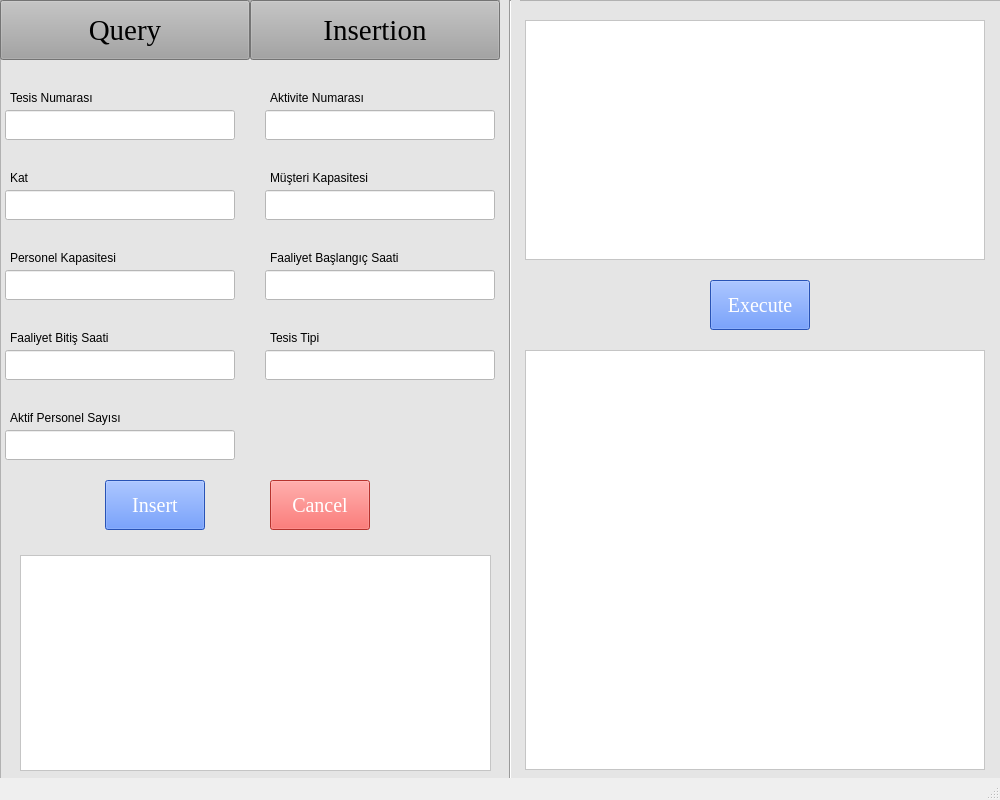
<?xml version="1.0" encoding="UTF-8"?>
<ui version="4.0">
 <class>MainWindow</class>
 <widget class="QMainWindow" name="MainWindow">
  <property name="geometry">
   <rect>
    <x>0</x>
    <y>0</y>
    <width>1000</width>
    <height>800</height>
   </rect>
  </property>
  <property name="windowTitle">
   <string>MainWindow</string>
  </property>
  <widget class="QWidget" name="centralwidget">
   <widget class="QFrame" name="frame_4">
    <property name="geometry">
     <rect>
      <x>0</x>
      <y>0</y>
      <width>1001</width>
      <height>800</height>
     </rect>
    </property>
    <property name="styleSheet">
     <string notr="true">background-color: rgb(229, 229, 229);</string>
    </property>
    <property name="frameShape">
     <enum>QFrame::StyledPanel</enum>
    </property>
    <property name="frameShadow">
     <enum>QFrame::Raised</enum>
    </property>
    <widget class="QPushButton" name="pushButton">
     <property name="geometry">
      <rect>
       <x>0</x>
       <y>0</y>
       <width>250</width>
       <height>60</height>
      </rect>
     </property>
     <property name="font">
      <font>
       <family>Times New Roman</family>
       <pointsize>22</pointsize>
      </font>
     </property>
     <property name="styleSheet">
      <string notr="true">background-color: rgb(163, 163, 163);</string>
     </property>
     <property name="text">
      <string>Query</string>
     </property>
    </widget>
    <widget class="QPushButton" name="pushButton_2">
     <property name="geometry">
      <rect>
       <x>250</x>
       <y>0</y>
       <width>250</width>
       <height>60</height>
      </rect>
     </property>
     <property name="font">
      <font>
       <family>Times New Roman</family>
       <pointsize>22</pointsize>
      </font>
     </property>
     <property name="styleSheet">
      <string notr="true">background-color: rgb(163, 163, 163);</string>
     </property>
     <property name="text">
      <string>Insertion</string>
     </property>
    </widget>
    <widget class="QTextEdit" name="textEdit">
     <property name="geometry">
      <rect>
       <x>525</x>
       <y>20</y>
       <width>460</width>
       <height>240</height>
      </rect>
     </property>
     <property name="styleSheet">
      <string notr="true">background-color: rgb(255, 255, 255);</string>
     </property>
    </widget>
    <widget class="QPushButton" name="pushButton_5">
     <property name="geometry">
      <rect>
       <x>710</x>
       <y>280</y>
       <width>100</width>
       <height>50</height>
      </rect>
     </property>
     <property name="palette">
      <palette>
       <active>
        <colorrole role="WindowText">
         <brush brushstyle="SolidPattern">
          <color alpha="255">
           <red>255</red>
           <green>255</green>
           <blue>255</blue>
          </color>
         </brush>
        </colorrole>
        <colorrole role="Button">
         <brush brushstyle="SolidPattern">
          <color alpha="255">
           <red>56</red>
           <green>116</green>
           <blue>255</blue>
          </color>
         </brush>
        </colorrole>
        <colorrole role="Light">
         <brush brushstyle="SolidPattern">
          <color alpha="255">
           <red>51</red>
           <green>133</green>
           <blue>255</blue>
          </color>
         </brush>
        </colorrole>
        <colorrole role="Text">
         <brush brushstyle="SolidPattern">
          <color alpha="255">
           <red>255</red>
           <green>255</green>
           <blue>255</blue>
          </color>
         </brush>
        </colorrole>
        <colorrole role="ButtonText">
         <brush brushstyle="SolidPattern">
          <color alpha="255">
           <red>255</red>
           <green>255</green>
           <blue>255</blue>
          </color>
         </brush>
        </colorrole>
        <colorrole role="Base">
         <brush brushstyle="SolidPattern">
          <color alpha="255">
           <red>56</red>
           <green>116</green>
           <blue>255</blue>
          </color>
         </brush>
        </colorrole>
        <colorrole role="Window">
         <brush brushstyle="SolidPattern">
          <color alpha="255">
           <red>56</red>
           <green>116</green>
           <blue>255</blue>
          </color>
         </brush>
        </colorrole>
       </active>
       <inactive>
        <colorrole role="WindowText">
         <brush brushstyle="SolidPattern">
          <color alpha="255">
           <red>255</red>
           <green>255</green>
           <blue>255</blue>
          </color>
         </brush>
        </colorrole>
        <colorrole role="Button">
         <brush brushstyle="SolidPattern">
          <color alpha="255">
           <red>56</red>
           <green>116</green>
           <blue>255</blue>
          </color>
         </brush>
        </colorrole>
        <colorrole role="Light">
         <brush brushstyle="SolidPattern">
          <color alpha="255">
           <red>51</red>
           <green>133</green>
           <blue>255</blue>
          </color>
         </brush>
        </colorrole>
        <colorrole role="Text">
         <brush brushstyle="SolidPattern">
          <color alpha="255">
           <red>255</red>
           <green>255</green>
           <blue>255</blue>
          </color>
         </brush>
        </colorrole>
        <colorrole role="ButtonText">
         <brush brushstyle="SolidPattern">
          <color alpha="255">
           <red>255</red>
           <green>255</green>
           <blue>255</blue>
          </color>
         </brush>
        </colorrole>
        <colorrole role="Base">
         <brush brushstyle="SolidPattern">
          <color alpha="255">
           <red>56</red>
           <green>116</green>
           <blue>255</blue>
          </color>
         </brush>
        </colorrole>
        <colorrole role="Window">
         <brush brushstyle="SolidPattern">
          <color alpha="255">
           <red>56</red>
           <green>116</green>
           <blue>255</blue>
          </color>
         </brush>
        </colorrole>
       </inactive>
       <disabled>
        <colorrole role="WindowText">
         <brush brushstyle="SolidPattern">
          <color alpha="255">
           <red>255</red>
           <green>255</green>
           <blue>255</blue>
          </color>
         </brush>
        </colorrole>
        <colorrole role="Button">
         <brush brushstyle="SolidPattern">
          <color alpha="255">
           <red>56</red>
           <green>116</green>
           <blue>255</blue>
          </color>
         </brush>
        </colorrole>
        <colorrole role="Light">
         <brush brushstyle="SolidPattern">
          <color alpha="255">
           <red>51</red>
           <green>133</green>
           <blue>255</blue>
          </color>
         </brush>
        </colorrole>
        <colorrole role="Text">
         <brush brushstyle="SolidPattern">
          <color alpha="255">
           <red>255</red>
           <green>255</green>
           <blue>255</blue>
          </color>
         </brush>
        </colorrole>
        <colorrole role="ButtonText">
         <brush brushstyle="SolidPattern">
          <color alpha="255">
           <red>255</red>
           <green>255</green>
           <blue>255</blue>
          </color>
         </brush>
        </colorrole>
        <colorrole role="Base">
         <brush brushstyle="SolidPattern">
          <color alpha="255">
           <red>56</red>
           <green>116</green>
           <blue>255</blue>
          </color>
         </brush>
        </colorrole>
        <colorrole role="Window">
         <brush brushstyle="SolidPattern">
          <color alpha="255">
           <red>56</red>
           <green>116</green>
           <blue>255</blue>
          </color>
         </brush>
        </colorrole>
       </disabled>
      </palette>
     </property>
     <property name="font">
      <font>
       <family>Times New Roman</family>
       <pointsize>15</pointsize>
      </font>
     </property>
     <property name="styleSheet">
      <string notr="true">background-color: rgb(56, 116, 255);
color: rgb(255, 255, 255);</string>
     </property>
     <property name="text">
      <string>Execute</string>
     </property>
    </widget>
    <widget class="QTextEdit" name="textEdit_2">
     <property name="geometry">
      <rect>
       <x>525</x>
       <y>350</y>
       <width>460</width>
       <height>420</height>
      </rect>
     </property>
     <property name="styleSheet">
      <string notr="true">background-color: rgb(255, 255, 255);</string>
     </property>
     <property name="readOnly">
      <bool>true</bool>
     </property>
    </widget>
    <widget class="Line" name="line_3">
     <property name="geometry">
      <rect>
       <x>500</x>
       <y>0</y>
       <width>20</width>
       <height>811</height>
      </rect>
     </property>
     <property name="orientation">
      <enum>Qt::Vertical</enum>
     </property>
    </widget>
    <widget class="QLineEdit" name="lineEdit">
     <property name="geometry">
      <rect>
       <x>5</x>
       <y>110</y>
       <width>230</width>
       <height>30</height>
      </rect>
     </property>
     <property name="styleSheet">
      <string notr="true">background-color: rgb(255, 255, 255);</string>
     </property>
     <property name="text">
      <string/>
     </property>
    </widget>
    <widget class="QLineEdit" name="lineEdit_2">
     <property name="geometry">
      <rect>
       <x>265</x>
       <y>110</y>
       <width>230</width>
       <height>30</height>
      </rect>
     </property>
     <property name="styleSheet">
      <string notr="true">background-color: rgb(255, 255, 255);</string>
     </property>
     <property name="text">
      <string/>
     </property>
    </widget>
    <widget class="QLineEdit" name="lineEdit_3">
     <property name="geometry">
      <rect>
       <x>5</x>
       <y>190</y>
       <width>230</width>
       <height>30</height>
      </rect>
     </property>
     <property name="styleSheet">
      <string notr="true">background-color: rgb(255, 255, 255);</string>
     </property>
     <property name="text">
      <string/>
     </property>
    </widget>
    <widget class="QLineEdit" name="lineEdit_5">
     <property name="geometry">
      <rect>
       <x>5</x>
       <y>270</y>
       <width>230</width>
       <height>30</height>
      </rect>
     </property>
     <property name="styleSheet">
      <string notr="true">background-color: rgb(255, 255, 255);</string>
     </property>
     <property name="text">
      <string/>
     </property>
    </widget>
    <widget class="QLineEdit" name="lineEdit_7">
     <property name="geometry">
      <rect>
       <x>5</x>
       <y>350</y>
       <width>230</width>
       <height>30</height>
      </rect>
     </property>
     <property name="styleSheet">
      <string notr="true">background-color: rgb(255, 255, 255);</string>
     </property>
     <property name="text">
      <string/>
     </property>
    </widget>
    <widget class="QLineEdit" name="lineEdit_9">
     <property name="geometry">
      <rect>
       <x>5</x>
       <y>430</y>
       <width>230</width>
       <height>30</height>
      </rect>
     </property>
     <property name="styleSheet">
      <string notr="true">background-color: rgb(255, 255, 255);</string>
     </property>
     <property name="text">
      <string/>
     </property>
    </widget>
    <widget class="QLineEdit" name="lineEdit_4">
     <property name="geometry">
      <rect>
       <x>265</x>
       <y>190</y>
       <width>230</width>
       <height>30</height>
      </rect>
     </property>
     <property name="styleSheet">
      <string notr="true">background-color: rgb(255, 255, 255);</string>
     </property>
     <property name="text">
      <string/>
     </property>
    </widget>
    <widget class="QLineEdit" name="lineEdit_6">
     <property name="geometry">
      <rect>
       <x>265</x>
       <y>270</y>
       <width>230</width>
       <height>30</height>
      </rect>
     </property>
     <property name="styleSheet">
      <string notr="true">background-color: rgb(255, 255, 255);</string>
     </property>
     <property name="text">
      <string/>
     </property>
    </widget>
    <widget class="QLineEdit" name="lineEdit_8">
     <property name="geometry">
      <rect>
       <x>265</x>
       <y>350</y>
       <width>230</width>
       <height>30</height>
      </rect>
     </property>
     <property name="styleSheet">
      <string notr="true">background-color: rgb(255, 255, 255);</string>
     </property>
     <property name="text">
      <string/>
     </property>
    </widget>
    <widget class="QLabel" name="label_13">
     <property name="geometry">
      <rect>
       <x>10</x>
       <y>90</y>
       <width>111</width>
       <height>16</height>
      </rect>
     </property>
     <property name="text">
      <string>Tesis Numarası</string>
     </property>
    </widget>
    <widget class="QLabel" name="label_14">
     <property name="geometry">
      <rect>
       <x>270</x>
       <y>90</y>
       <width>111</width>
       <height>16</height>
      </rect>
     </property>
     <property name="text">
      <string>Aktivite Numarası</string>
     </property>
    </widget>
    <widget class="QLabel" name="label_15">
     <property name="geometry">
      <rect>
       <x>10</x>
       <y>170</y>
       <width>111</width>
       <height>16</height>
      </rect>
     </property>
     <property name="text">
      <string>Kat</string>
     </property>
    </widget>
    <widget class="QLabel" name="label_16">
     <property name="geometry">
      <rect>
       <x>270</x>
       <y>170</y>
       <width>111</width>
       <height>16</height>
      </rect>
     </property>
     <property name="text">
      <string>Müşteri Kapasitesi</string>
     </property>
    </widget>
    <widget class="QLabel" name="label_17">
     <property name="geometry">
      <rect>
       <x>10</x>
       <y>250</y>
       <width>111</width>
       <height>16</height>
      </rect>
     </property>
     <property name="text">
      <string>Personel Kapasitesi</string>
     </property>
    </widget>
    <widget class="QLabel" name="label_18">
     <property name="geometry">
      <rect>
       <x>270</x>
       <y>250</y>
       <width>141</width>
       <height>16</height>
      </rect>
     </property>
     <property name="text">
      <string>Faaliyet Başlangıç Saati</string>
     </property>
    </widget>
    <widget class="QLabel" name="label_19">
     <property name="geometry">
      <rect>
       <x>10</x>
       <y>330</y>
       <width>111</width>
       <height>16</height>
      </rect>
     </property>
     <property name="text">
      <string>Faaliyet Bitiş Saati</string>
     </property>
    </widget>
    <widget class="QLabel" name="label_20">
     <property name="geometry">
      <rect>
       <x>270</x>
       <y>330</y>
       <width>111</width>
       <height>16</height>
      </rect>
     </property>
     <property name="text">
      <string>Tesis Tipi</string>
     </property>
    </widget>
    <widget class="QLabel" name="label_21">
     <property name="geometry">
      <rect>
       <x>10</x>
       <y>410</y>
       <width>111</width>
       <height>16</height>
      </rect>
     </property>
     <property name="text">
      <string>Aktif Personel Sayısı</string>
     </property>
    </widget>
    <widget class="QPushButton" name="pushButton_3">
     <property name="geometry">
      <rect>
       <x>105</x>
       <y>480</y>
       <width>100</width>
       <height>50</height>
      </rect>
     </property>
     <property name="palette">
      <palette>
       <active>
        <colorrole role="WindowText">
         <brush brushstyle="SolidPattern">
          <color alpha="255">
           <red>255</red>
           <green>255</green>
           <blue>255</blue>
          </color>
         </brush>
        </colorrole>
        <colorrole role="Button">
         <brush brushstyle="SolidPattern">
          <color alpha="255">
           <red>56</red>
           <green>116</green>
           <blue>255</blue>
          </color>
         </brush>
        </colorrole>
        <colorrole role="Light">
         <brush brushstyle="SolidPattern">
          <color alpha="255">
           <red>51</red>
           <green>133</green>
           <blue>255</blue>
          </color>
         </brush>
        </colorrole>
        <colorrole role="Text">
         <brush brushstyle="SolidPattern">
          <color alpha="255">
           <red>255</red>
           <green>255</green>
           <blue>255</blue>
          </color>
         </brush>
        </colorrole>
        <colorrole role="ButtonText">
         <brush brushstyle="SolidPattern">
          <color alpha="255">
           <red>255</red>
           <green>255</green>
           <blue>255</blue>
          </color>
         </brush>
        </colorrole>
        <colorrole role="Base">
         <brush brushstyle="SolidPattern">
          <color alpha="255">
           <red>56</red>
           <green>116</green>
           <blue>255</blue>
          </color>
         </brush>
        </colorrole>
        <colorrole role="Window">
         <brush brushstyle="SolidPattern">
          <color alpha="255">
           <red>56</red>
           <green>116</green>
           <blue>255</blue>
          </color>
         </brush>
        </colorrole>
       </active>
       <inactive>
        <colorrole role="WindowText">
         <brush brushstyle="SolidPattern">
          <color alpha="255">
           <red>255</red>
           <green>255</green>
           <blue>255</blue>
          </color>
         </brush>
        </colorrole>
        <colorrole role="Button">
         <brush brushstyle="SolidPattern">
          <color alpha="255">
           <red>56</red>
           <green>116</green>
           <blue>255</blue>
          </color>
         </brush>
        </colorrole>
        <colorrole role="Light">
         <brush brushstyle="SolidPattern">
          <color alpha="255">
           <red>51</red>
           <green>133</green>
           <blue>255</blue>
          </color>
         </brush>
        </colorrole>
        <colorrole role="Text">
         <brush brushstyle="SolidPattern">
          <color alpha="255">
           <red>255</red>
           <green>255</green>
           <blue>255</blue>
          </color>
         </brush>
        </colorrole>
        <colorrole role="ButtonText">
         <brush brushstyle="SolidPattern">
          <color alpha="255">
           <red>255</red>
           <green>255</green>
           <blue>255</blue>
          </color>
         </brush>
        </colorrole>
        <colorrole role="Base">
         <brush brushstyle="SolidPattern">
          <color alpha="255">
           <red>56</red>
           <green>116</green>
           <blue>255</blue>
          </color>
         </brush>
        </colorrole>
        <colorrole role="Window">
         <brush brushstyle="SolidPattern">
          <color alpha="255">
           <red>56</red>
           <green>116</green>
           <blue>255</blue>
          </color>
         </brush>
        </colorrole>
       </inactive>
       <disabled>
        <colorrole role="WindowText">
         <brush brushstyle="SolidPattern">
          <color alpha="255">
           <red>255</red>
           <green>255</green>
           <blue>255</blue>
          </color>
         </brush>
        </colorrole>
        <colorrole role="Button">
         <brush brushstyle="SolidPattern">
          <color alpha="255">
           <red>56</red>
           <green>116</green>
           <blue>255</blue>
          </color>
         </brush>
        </colorrole>
        <colorrole role="Light">
         <brush brushstyle="SolidPattern">
          <color alpha="255">
           <red>51</red>
           <green>133</green>
           <blue>255</blue>
          </color>
         </brush>
        </colorrole>
        <colorrole role="Text">
         <brush brushstyle="SolidPattern">
          <color alpha="255">
           <red>255</red>
           <green>255</green>
           <blue>255</blue>
          </color>
         </brush>
        </colorrole>
        <colorrole role="ButtonText">
         <brush brushstyle="SolidPattern">
          <color alpha="255">
           <red>255</red>
           <green>255</green>
           <blue>255</blue>
          </color>
         </brush>
        </colorrole>
        <colorrole role="Base">
         <brush brushstyle="SolidPattern">
          <color alpha="255">
           <red>56</red>
           <green>116</green>
           <blue>255</blue>
          </color>
         </brush>
        </colorrole>
        <colorrole role="Window">
         <brush brushstyle="SolidPattern">
          <color alpha="255">
           <red>56</red>
           <green>116</green>
           <blue>255</blue>
          </color>
         </brush>
        </colorrole>
       </disabled>
      </palette>
     </property>
     <property name="font">
      <font>
       <family>Times New Roman</family>
       <pointsize>15</pointsize>
      </font>
     </property>
     <property name="styleSheet">
      <string notr="true">background-color: rgb(56, 116, 255);
color: rgb(255, 255, 255);</string>
     </property>
     <property name="text">
      <string>Insert</string>
     </property>
    </widget>
    <widget class="QPushButton" name="pushButton_4">
     <property name="geometry">
      <rect>
       <x>270</x>
       <y>480</y>
       <width>100</width>
       <height>50</height>
      </rect>
     </property>
     <property name="palette">
      <palette>
       <active>
        <colorrole role="WindowText">
         <brush brushstyle="SolidPattern">
          <color alpha="255">
           <red>255</red>
           <green>255</green>
           <blue>255</blue>
          </color>
         </brush>
        </colorrole>
        <colorrole role="Button">
         <brush brushstyle="SolidPattern">
          <color alpha="255">
           <red>255</red>
           <green>71</green>
           <blue>65</blue>
          </color>
         </brush>
        </colorrole>
        <colorrole role="Light">
         <brush brushstyle="SolidPattern">
          <color alpha="255">
           <red>51</red>
           <green>133</green>
           <blue>255</blue>
          </color>
         </brush>
        </colorrole>
        <colorrole role="Text">
         <brush brushstyle="SolidPattern">
          <color alpha="255">
           <red>255</red>
           <green>255</green>
           <blue>255</blue>
          </color>
         </brush>
        </colorrole>
        <colorrole role="ButtonText">
         <brush brushstyle="SolidPattern">
          <color alpha="255">
           <red>255</red>
           <green>255</green>
           <blue>255</blue>
          </color>
         </brush>
        </colorrole>
        <colorrole role="Base">
         <brush brushstyle="SolidPattern">
          <color alpha="255">
           <red>255</red>
           <green>71</green>
           <blue>65</blue>
          </color>
         </brush>
        </colorrole>
        <colorrole role="Window">
         <brush brushstyle="SolidPattern">
          <color alpha="255">
           <red>255</red>
           <green>71</green>
           <blue>65</blue>
          </color>
         </brush>
        </colorrole>
       </active>
       <inactive>
        <colorrole role="WindowText">
         <brush brushstyle="SolidPattern">
          <color alpha="255">
           <red>255</red>
           <green>255</green>
           <blue>255</blue>
          </color>
         </brush>
        </colorrole>
        <colorrole role="Button">
         <brush brushstyle="SolidPattern">
          <color alpha="255">
           <red>255</red>
           <green>71</green>
           <blue>65</blue>
          </color>
         </brush>
        </colorrole>
        <colorrole role="Light">
         <brush brushstyle="SolidPattern">
          <color alpha="255">
           <red>51</red>
           <green>133</green>
           <blue>255</blue>
          </color>
         </brush>
        </colorrole>
        <colorrole role="Text">
         <brush brushstyle="SolidPattern">
          <color alpha="255">
           <red>255</red>
           <green>255</green>
           <blue>255</blue>
          </color>
         </brush>
        </colorrole>
        <colorrole role="ButtonText">
         <brush brushstyle="SolidPattern">
          <color alpha="255">
           <red>255</red>
           <green>255</green>
           <blue>255</blue>
          </color>
         </brush>
        </colorrole>
        <colorrole role="Base">
         <brush brushstyle="SolidPattern">
          <color alpha="255">
           <red>255</red>
           <green>71</green>
           <blue>65</blue>
          </color>
         </brush>
        </colorrole>
        <colorrole role="Window">
         <brush brushstyle="SolidPattern">
          <color alpha="255">
           <red>255</red>
           <green>71</green>
           <blue>65</blue>
          </color>
         </brush>
        </colorrole>
       </inactive>
       <disabled>
        <colorrole role="WindowText">
         <brush brushstyle="SolidPattern">
          <color alpha="255">
           <red>255</red>
           <green>255</green>
           <blue>255</blue>
          </color>
         </brush>
        </colorrole>
        <colorrole role="Button">
         <brush brushstyle="SolidPattern">
          <color alpha="255">
           <red>255</red>
           <green>71</green>
           <blue>65</blue>
          </color>
         </brush>
        </colorrole>
        <colorrole role="Light">
         <brush brushstyle="SolidPattern">
          <color alpha="255">
           <red>51</red>
           <green>133</green>
           <blue>255</blue>
          </color>
         </brush>
        </colorrole>
        <colorrole role="Text">
         <brush brushstyle="SolidPattern">
          <color alpha="255">
           <red>255</red>
           <green>255</green>
           <blue>255</blue>
          </color>
         </brush>
        </colorrole>
        <colorrole role="ButtonText">
         <brush brushstyle="SolidPattern">
          <color alpha="255">
           <red>255</red>
           <green>255</green>
           <blue>255</blue>
          </color>
         </brush>
        </colorrole>
        <colorrole role="Base">
         <brush brushstyle="SolidPattern">
          <color alpha="255">
           <red>255</red>
           <green>71</green>
           <blue>65</blue>
          </color>
         </brush>
        </colorrole>
        <colorrole role="Window">
         <brush brushstyle="SolidPattern">
          <color alpha="255">
           <red>255</red>
           <green>71</green>
           <blue>65</blue>
          </color>
         </brush>
        </colorrole>
       </disabled>
      </palette>
     </property>
     <property name="font">
      <font>
       <family>Times New Roman</family>
       <pointsize>15</pointsize>
      </font>
     </property>
     <property name="styleSheet">
      <string notr="true">color: rgb(255, 255, 255);
background-color: rgb(255, 71, 65);</string>
     </property>
     <property name="text">
      <string>Cancel</string>
     </property>
    </widget>
    <widget class="QTextEdit" name="textEdit_3">
     <property name="geometry">
      <rect>
       <x>20</x>
       <y>555</y>
       <width>471</width>
       <height>216</height>
      </rect>
     </property>
     <property name="styleSheet">
      <string notr="true">background-color: rgb(255, 255, 255);</string>
     </property>
     <property name="readOnly">
      <bool>true</bool>
     </property>
    </widget>
   </widget>
  </widget>
  <widget class="QStatusBar" name="statusbar"/>
 </widget>
 <resources/>
 <connections/>
</ui>
